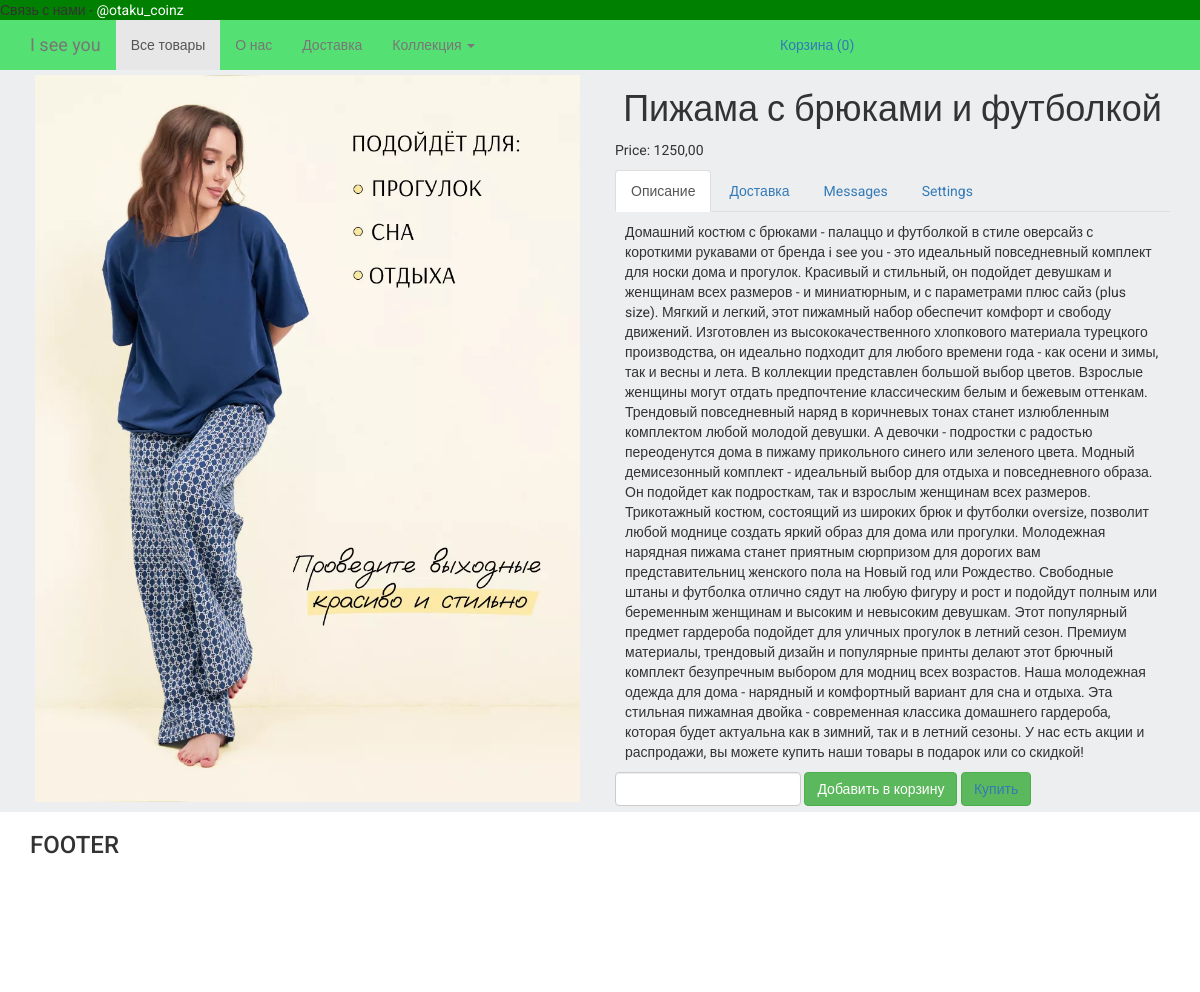
The app's page /product/3 with its own data.
### products/models.py (models this page shows, shortened)
class ProductImage(models.Model):
    product = models.ForeignKey(Product, blank=True, null=True, default=None, on_delete=models.CASCADE)
    image = models.ImageField(upload_to='static/media/products_images/')
    is_main = models.BooleanField(default=False)
    is_active = models.BooleanField(default=True)
    created = models.DateTimeField(auto_now_add=True, auto_now=False)
    updated = models.DateTimeField(auto_now_add=False, auto_now=True)
    class Meta:
        verbose_name = 'Фотография'
        verbose_name_plural = 'Фотографии'

class Product(models.Model):
    name = models.CharField(max_length=64, blank=True, null=True, default=None)
    price = models.DecimalField(max_digits=10, decimal_places=2, default=0)
    discount = models.IntegerField(default=0)
    category = models.ForeignKey(ProductCategory, blank=True, null=True, default=None, on_delete=models.CASCADE)
    short_description = models.TextField(blank=True, null=True, default=None)
    description = models.TextField(blank=True, null=True, default=None)
    is_active = models.BooleanField(default=True)
    created = models.DateTimeField(auto_now_add=True, auto_now=False)
    updated = models.DateTimeField(auto_now_add=False, auto_now=True)
    class Meta:
        verbose_name = 'Товар'
        verbose_name_plural = 'Товары'

### products/views.py (the view)
# urls.py: path('<int:product_id>', views.product, name='product'),
def product(request, product_id: int):
    product = Product.objects.get(id=product_id)
    session_key = request.session.session_key
    if not session_key:
        request.session.cycle_key()
    context = {
        'product': product,
        'session_key': session_key
    }
    return render(request, 'products/product.html', context=context)

### orders/context_processors.py (called while the page is built)
def getting_basket_info(request):
    session_key = request.session.session_key
    if not session_key:
        request.session["session_key"] = 123
        request.session.cycle_key()
    products_in_basket = ProductInBasket.objects.filter(session_key=session_key, is_active=True, order__isnull=True)
    products_total_nmb = products_in_basket.count()
    return locals()

### templates/products/product.html (shortened to what this page needs)
{% extends 'base.html' %}
{% load static %}
{% block content %}
    <div class="container">
        <div class="row">
            <div class="col-lg-6">
                {% for image_item in product.productimage_set.all %}
                    <div class="product-image-item">
                        <img src="{{ image_item.image.url }}" class="img-responsive">
                    </div>
                {% endfor %}
            </div>
            <div class="col-lg-6">
                <h1 class="text-center">
                    {{ product.name }}
                </h1>
                <div class="">
                    <p>
                        Price: {{ product.price }}
                    </p>
                </div>
                <div>
                      <ul class="nav nav-tabs" role="tablist">
                        <li role="presentation" class="active">
                            <a href="#description" aria-controls="home" role="tab" data-toggle="tab">
                                Описание
                            </a>
                        </li>
                        <li role="presentation">
                            <a href="#delivery" aria-controls="profile" role="tab" data-toggle="tab">
                                Доставка
                            </a>
                        </li>
                        <li role="presentation"><a href="#messages" aria-controls="messages" role="tab" data-toggle="tab">Messages</a></li>
                        <li role="presentation"><a href="#settings" aria-controls="settings" role="tab" data-toggle="tab">Settings</a></li>
                      </ul>
                      <div class="tab-content product-description-tabs">
                        <div role="tabpanel" class="tab-pane active" id="description">
                            {{ product.description }}
                        </div>
                      </div>
                </div>
                <div>
                    <form id="form_buying_product" class="form-inline" action="{% url 'basket_adding' %}">{% csrf_token %}
                        <div class="form-group">
                             <input type="number" class="form-control" name="number" id="number">
                        </div>
                            <div class="form-group">
                                <button type="submit" id="submit_btn" class="btn btn-success btn-buy"
                                    data-product_id = "{{ product.id }}"
                                    data-name ="{{ product.name }}"
                                    data-price ="{{ product.price }}">
                                    Добавить в корзину
                                </button>
                                <button type="submit" id="submit_btn" class="btn btn-success btn-buy">
                                    <a href="/">Купить</a>
                                </button>
                            </div>
                    </form>
                </div>
            </div>
        </div>
    </div>
{% endblock %}

### static/static_dev/css/style.css (style rules this page uses)
html, body { height: 100%; max-height: 100%; font-family: 'Roboto', sans-serif; background-color: #edeef0; }
.product-description-tabs { padding: 10px; }
.product-image-item { padding: 5px; margin-bottom: 5px; }

### records on screen
ProductImage: image (picture)
Product: name "Пижама с брюками и футболкой", price "1250,00", description "Домашний костюм с брюками - палаццо и футболкой в стиле оверсайз с короткими рукавами от бренда i see you - это идеальный повседневный комплект для носки дома и прогулок. Красивый и стильный, он подойдет девушкам и женщинам всех размеров - и миниатюрным, и с параметрами плюс сайз (plus size). Мягкий и легкий, этот пижамный набор обеспечит комфорт и свободу движений. Изготовлен из высококачественного хлопкового материала турецкого производства, он идеально подходит для любого времени года - как осени и зимы, так и весны и лета. В коллекции представлен большой выбор цветов. Взрослые женщины могут отдать предпочтение классическим белым и бежевым оттенкам. Трендовый повседневный наряд в…"
